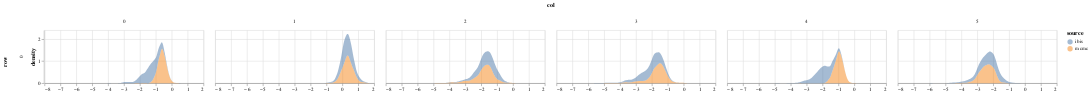

Notebook cell for this chart:
### Code cell
param = 'alpha'
df = get_post_df(ps_mcmc[param]) 
df['source'] = 'mcmc'


df3 = get_post_df(ps_smclvm[param]) 
df3['source'] = 'ibis'

plot_density(pd.concat([df, df3]), height=100)

### Figure 1 — Vega-Lite specification as saved in the notebook (floating-point values rounded to 4 significant figures; data arrays with more than 128 entries replaced by an {"elided": "..."} marker saying what was removed)
{"config": {"view": {"continuousWidth": 400, "continuousHeight": 300}}, "data": {"name": "data-672aa427fd174a054f57f69b1f171664"}, "mark": {"type": "area", "opacity": 0.5}, "encoding": {"color": {"type": "nominal", "field": "source"}, "column": {"type": "quantitative", "field": "col"}, "row": {"type": "quantitative", "field": "row"}, "x": {"type": "quantitative", "field": "value", "title": null}, "y": {"type": "quantitative", "field": "density"}}, "height": 100, "resolve": {"scale": {"x": "independent"}}, "transform": [{"fold": ["value"]}, {"density": "value", "groupby": ["cn", "row", "col", "source"]}], "width": 300, "$schema": "https://vega.github.io/schema/vega-lite/v4.8.1.json", "datasets": {"data-672aa427fd174a054f57f69b1f171664": {"elided": "12000 records"}}}
